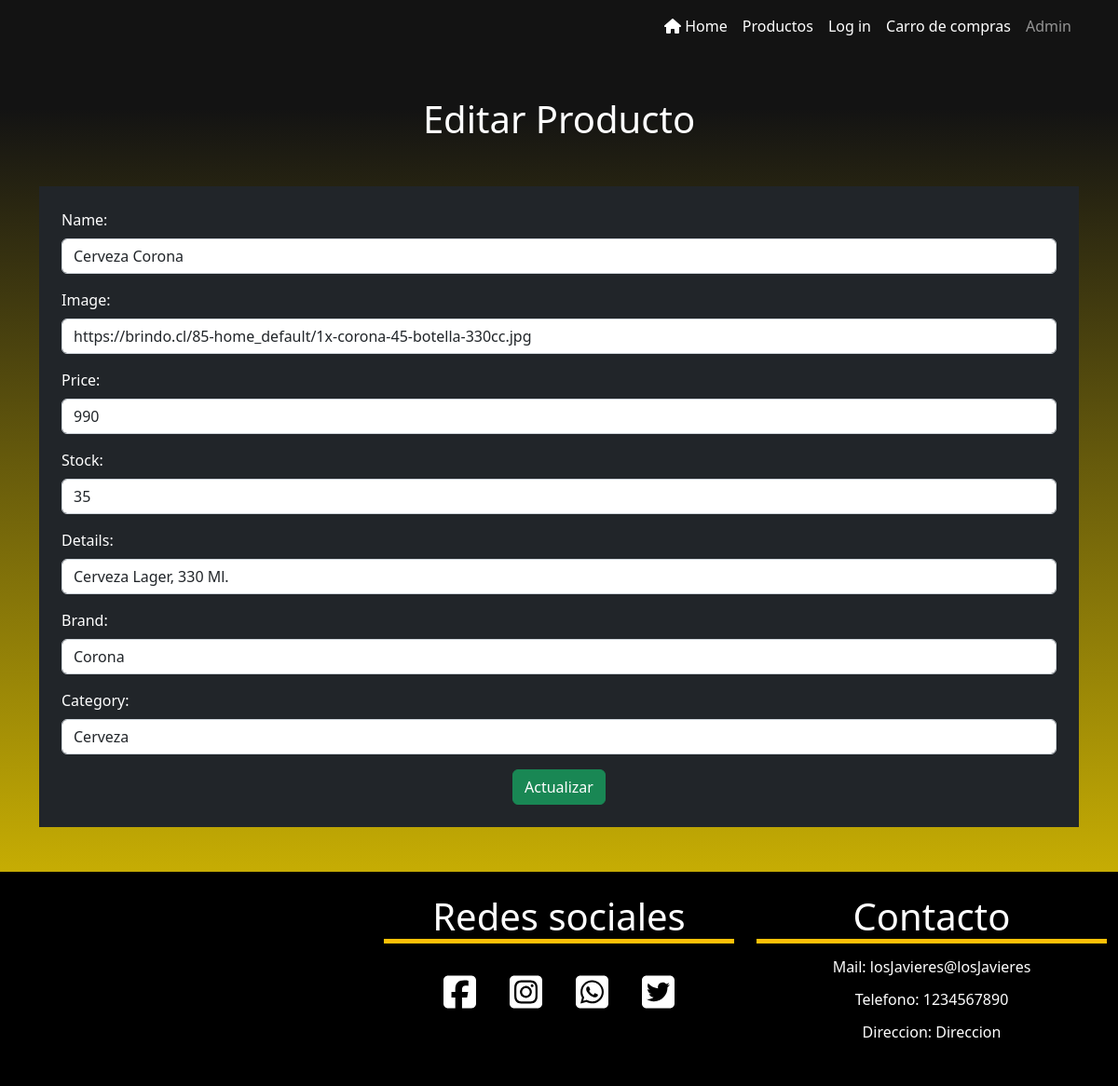
Screenshot of /products/editProduct/2 with the database file from the repository.
### Botilleria/models.py (models this page shows)
class Product(models.Model):
    try:
        name = models.CharField(max_length=100)
        image = models.CharField(max_length=500)
        price = models.IntegerField()
        stock = models.IntegerField()
        details = models.CharField(max_length=500)
        brand = models.CharField(max_length=50)
        category = models.CharField(max_length=100)
        class Meta:
            ordering = ['id']
    except Exception as e:
        print('Modelo no creado: ', e)

### Botilleria/views.py (the view)
# urls.py: path('products/editProduct/<int:pk>',
def editProduct(request, pk):
    try:
        product = get_object_or_404(Product, pk=pk)
        if request.method == 'POST':
            form = ProductForm(request.POST, instance=product)
            if form.is_valid():
                product = form.save(commit=False)
                product.save()
                messages.success(request, 'Producto modificado')
                return redirect('administrator')
        else:
            form = ProductForm(instance=product)
        return render(request, 'Products/editProduct.html', {'form': form})
    except Exception as e:
        print('producto no editado', e)

### Botilleria/context_processors.py (called while the page is built)
def totalPrice(request):
    totalCarrito = 0
    if 'cart' in request.session:
        for key, value in request.session['cart'].items():
            totalCarrito += int(value['price'])
    return {'totalPrice': totalCarrito}

### Botilleria/templates/Products/editProduct.html
{% extends '../layout/base.html' %} {% block content %}
<h1 class="text-center my-5">Editar Producto</h1>
<section class="container">
  <form method="POST" class="bg-dark container p-4 text-white">
    {% csrf_token %} {{ form.as_p }}
    <div class="text-center">
      <button type="submit" class="btn btn-success">Actualizar</button>
    </div>
  </form>
</section>
{% endblock %}

### Botilleria/static/css/style.css (style rules this page uses)
body { background: linear-gradient(rgb(19, 19, 19) 10%, rgb(223, 194, 1) 90%); box-sizing: content-box; min-height: 100vh; }
h1 { color: white; }

### rows the page displays
Product: name "Cerveza Corona", image "https://brindo.cl/85-home_default/1x-corona-45-botella-330cc.jpg", price "990", stock "35", details "Cerveza Lager, 330 Ml.", brand "Corona", category "Cerveza"
